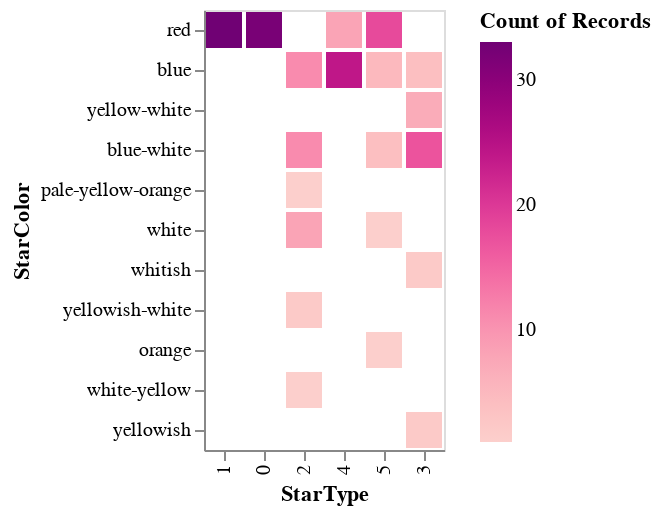

The cell this chart's notebook holds for it:
### Markdown cell above
- Target vs variables categóricas (Gráfica de repetición)

### Code cell
DeepnoteChart(data, """{"mark":{"clip":true,"type":"bar","tooltip":true},"config":{"legend":{}},"$schema":"https://vega.github.io/schema/vega-lite/v5.json","encoding":{"x":{"sort":null,"type":"nominal","field":"StarType","scale":{"type":"linear"}},"y":{"sort":null,"type":"nominal","field":"StarColor","scale":{"type":"linear"}},"color":{"sort":null,"type":"quantitative","scale":{"scheme":"redpurple"},"aggregate":"count"}}}""")

### Figure 1 — Vega-Lite specification as saved in the notebook (floating-point values rounded to 4 significant figures; data arrays with more than 128 entries replaced by an {"elided": "..."} marker saying what was removed)
{"mark": {"clip": true, "type": "bar", "tooltip": true}, "config": {"legend": {}}, "$schema": "https://vega.github.io/schema/vega-lite/v5.json", "encoding": {"x": {"sort": null, "type": "nominal", "field": "StarType", "scale": {"type": "linear"}}, "y": {"sort": null, "type": "nominal", "field": "StarColor", "scale": {"type": "linear"}}, "color": {"sort": null, "type": "quantitative", "scale": {"scheme": "redpurple"}, "aggregate": "count"}}, "data": {"values": {"elided": "192 records"}}}
